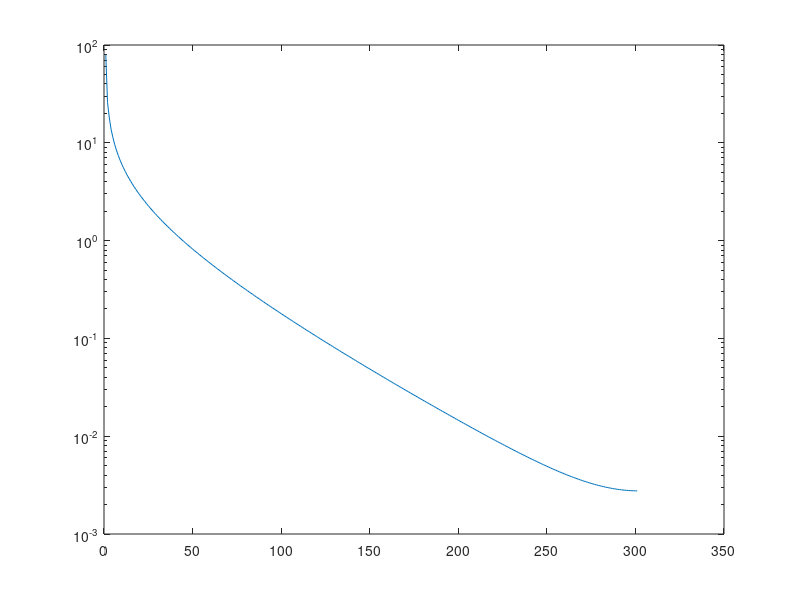

This figure's MATLAB source:
%clear all;
%close all;
alpha = 0.2;
ell = 0.01;
c = 1 ./ (2 * alpha * ell * ell);
ell = 4;
rat_quad = @(X,Y) 1 ./ (1+c*(X-Y).^2).^alpha;


x = [0:300]/300;

[X,Y] = meshgrid(x);

K = rat_quad(X,Y);

semilogy(sort(eig(K),'descend'))
hold on;
%plot(1:1000, [1:1000].^(-2))